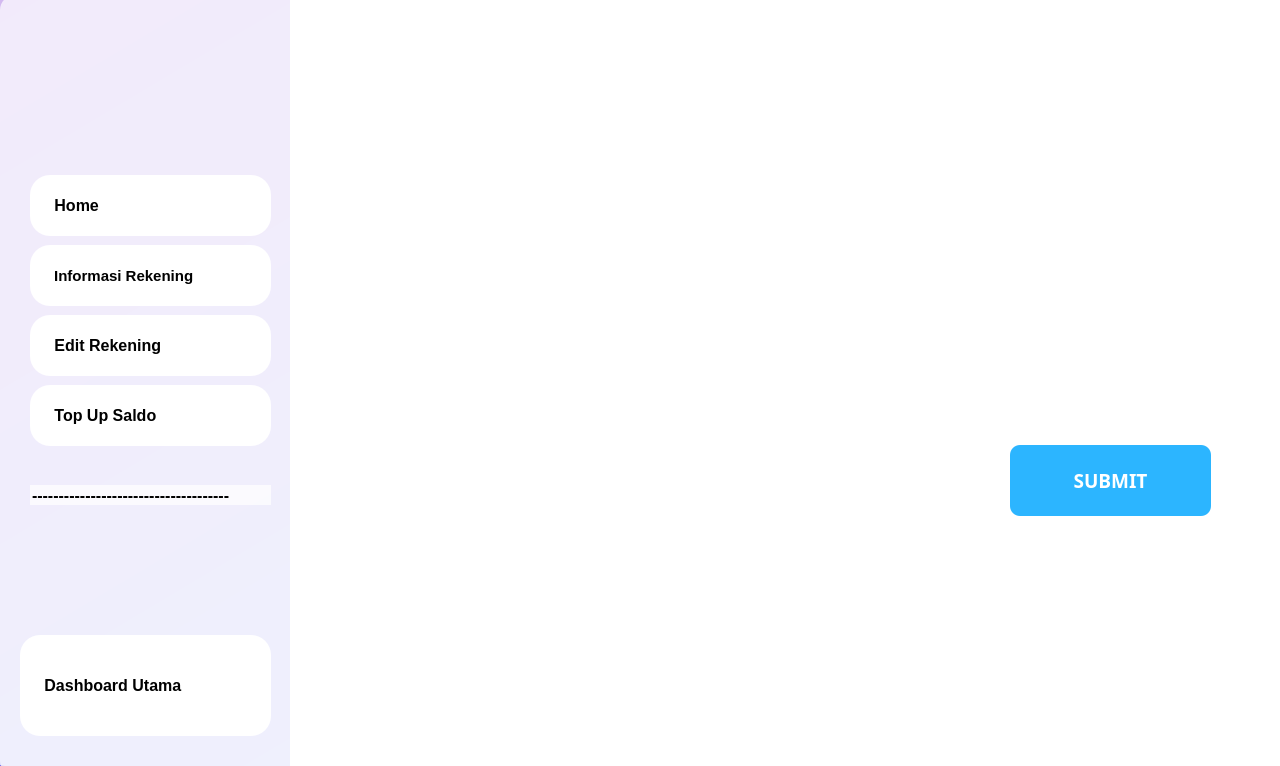
<?xml version="1.0" encoding="UTF-8"?>
<ui version="4.0">
 <class>dashboard_rekening_sakapeung</class>
 <widget class="QMainWindow" name="dashboard_rekening_sakapeung">
  <property name="geometry">
   <rect>
    <x>0</x>
    <y>0</y>
    <width>1280</width>
    <height>766</height>
   </rect>
  </property>
  <property name="maximumSize">
   <size>
    <width>1280</width>
    <height>766</height>
   </size>
  </property>
  <property name="windowTitle">
   <string>Dashboard SAKAPEUNG</string>
  </property>
  <property name="styleSheet">
   <string notr="true">background: qlineargradient(x1:0, y1:0, x2:1, y2:1, stop:0 #6a11cb, stop:1 #2575fc);
</string>
  </property>
  <widget class="QWidget" name="centralwidget">
   <widget class="QFrame" name="frame_utama">
    <property name="geometry">
     <rect>
      <x>-10</x>
      <y>-5</y>
      <width>1301</width>
      <height>771</height>
     </rect>
    </property>
    <property name="styleSheet">
     <string notr="true">background-color: rgba(255, 255, 255, 180); /* Transparansi */
border-radius: 15px; /* Membuat sudut melengkung */</string>
    </property>
    <property name="frameShape">
     <enum>QFrame::StyledPanel</enum>
    </property>
    <property name="frameShadow">
     <enum>QFrame::Raised</enum>
    </property>
    <widget class="QStackedWidget" name="stackedWidget">
     <property name="geometry">
      <rect>
       <x>300</x>
       <y>0</y>
       <width>991</width>
       <height>781</height>
      </rect>
     </property>
     <property name="styleSheet">
      <string notr="true">background : white;</string>
     </property>
     <property name="frameShape">
      <enum>QFrame::Box</enum>
     </property>
     <property name="frameShadow">
      <enum>QFrame::Plain</enum>
     </property>
     <property name="currentIndex">
      <number>3</number>
     </property>
     <widget class="QWidget" name="rekening">
      <widget class="QLabel" name="label_2">
       <property name="geometry">
        <rect>
         <x>-294</x>
         <y>2</y>
         <width>1291</width>
         <height>781</height>
        </rect>
       </property>
       <property name="text">
        <string/>
       </property>
       <property name="pixmap">
        <pixmap>dashboard_rekening.png</pixmap>
       </property>
       <property name="scaledContents">
        <bool>true</bool>
       </property>
      </widget>
     </widget>
     <widget class="QWidget" name="lihat_informasi_rekening">
      <widget class="QTextEdit" name="lihat_informasi_rekening_rekening">
       <property name="geometry">
        <rect>
         <x>70</x>
         <y>390</y>
         <width>841</width>
         <height>281</height>
        </rect>
       </property>
       <property name="styleSheet">
        <string notr="true">background : white;
border-radius: 10px;
    font-family: 'Montserrat';
	font-size: 12pt;
    font-weight: bold;</string>
       </property>
       <property name="html">
        <string>&lt;!DOCTYPE HTML PUBLIC &quot;-//W3C//DTD HTML 4.0//EN&quot; &quot;http://www.w3.org/TR/REC-html40/strict.dtd&quot;&gt;
&lt;html&gt;&lt;head&gt;&lt;meta name=&quot;qrichtext&quot; content=&quot;1&quot; /&gt;&lt;style type=&quot;text/css&quot;&gt;
p, li { white-space: pre-wrap; }
&lt;/style&gt;&lt;/head&gt;&lt;body style=&quot; font-family:'Montserrat'; font-size:12pt; font-weight:600; font-style:normal;&quot;&gt;
&lt;p style=&quot;-qt-paragraph-type:empty; margin-top:0px; margin-bottom:0px; margin-left:0px; margin-right:0px; -qt-block-indent:0; text-indent:0px; font-family:'MS Shell Dlg 2'; font-size:7.8pt; font-weight:400;&quot;&gt;&lt;br /&gt;&lt;/p&gt;&lt;/body&gt;&lt;/html&gt;</string>
       </property>
      </widget>
      <widget class="QLineEdit" name="pin_konfirmasi_LIR_input">
       <property name="geometry">
        <rect>
         <x>130</x>
         <y>210</y>
         <width>731</width>
         <height>51</height>
        </rect>
       </property>
       <property name="styleSheet">
        <string notr="true">    border: none;
	border-radius: 0px;
    color: white;
    font-family: 'Montserrat';
    font-weight: bold;
    font-size: 16pt; 
    padding: 5px;
    background: transparent;</string>
       </property>
       <property name="text">
        <string/>
       </property>
       <property name="echoMode">
        <enum>QLineEdit::Password</enum>
       </property>
       <property name="placeholderText">
        <string>masukkan pin anda.....</string>
       </property>
      </widget>
      <widget class="QPushButton" name="submit_pin_LIR">
       <property name="geometry">
        <rect>
         <x>640</x>
         <y>290</y>
         <width>241</width>
         <height>51</height>
        </rect>
       </property>
       <property name="font">
        <font>
         <family>Montserrat</family>
         <pointsize>14</pointsize>
         <weight>75</weight>
         <bold>true</bold>
        </font>
       </property>
       <property name="styleSheet">
        <string notr="true">QPushButton {
    background-color: rgb(44, 181, 255);
    color: white;
    border-radius: 10px;
	font-family: 'Montserrat';
    font-weight: bold;
    font-size: 14pt; 
    padding: 8px;
}
QPushButton:hover {
    background-color: #0056b3;
}
</string>
       </property>
       <property name="text">
        <string>Submit</string>
       </property>
      </widget>
      <widget class="QLabel" name="label_3">
       <property name="geometry">
        <rect>
         <x>-294</x>
         <y>2</y>
         <width>1291</width>
         <height>771</height>
        </rect>
       </property>
       <property name="text">
        <string/>
       </property>
       <property name="pixmap">
        <pixmap>dashboard_rekening_pin.png</pixmap>
       </property>
       <property name="scaledContents">
        <bool>true</bool>
       </property>
      </widget>
      <zorder>label_3</zorder>
      <zorder>lihat_informasi_rekening_rekening</zorder>
      <zorder>pin_konfirmasi_LIR_input</zorder>
      <zorder>submit_pin_LIR</zorder>
     </widget>
     <widget class="QWidget" name="edit_informasi_rekening">
      <widget class="QLineEdit" name="pin_konfirmasi_no_rekening_input">
       <property name="geometry">
        <rect>
         <x>90</x>
         <y>120</y>
         <width>801</width>
         <height>51</height>
        </rect>
       </property>
       <property name="styleSheet">
        <string notr="true">    border: none;
	border-radius: 0px;
    color: white;
    font-family: 'Montserrat';
    font-weight: bold;
    font-size: 16pt; 
    padding: 5px;
    background: transparent;</string>
       </property>
       <property name="text">
        <string/>
       </property>
       <property name="echoMode">
        <enum>QLineEdit::Password</enum>
       </property>
       <property name="placeholderText">
        <string>masukkan pin anda.....</string>
       </property>
      </widget>
      <widget class="QPushButton" name="submit_ganti_nomor_rekening">
       <property name="geometry">
        <rect>
         <x>670</x>
         <y>270</y>
         <width>241</width>
         <height>41</height>
        </rect>
       </property>
       <property name="font">
        <font>
         <family>Montserrat</family>
         <pointsize>12</pointsize>
         <weight>75</weight>
         <bold>true</bold>
        </font>
       </property>
       <property name="styleSheet">
        <string notr="true">QPushButton {
    background-color: rgb(44, 181, 255);
    color: white;
    border-radius: 10px;
	font-family: 'Montserrat';
    font-weight: bold;
    font-size: 12pt; 
    padding: 8px;
}
QPushButton:hover {
    background-color: #0056b3;
}
</string>
       </property>
       <property name="text">
        <string>Ganti Nomor Rekening</string>
       </property>
      </widget>
      <widget class="QLineEdit" name="nomor_rekening_baru_input">
       <property name="geometry">
        <rect>
         <x>90</x>
         <y>200</y>
         <width>811</width>
         <height>51</height>
        </rect>
       </property>
       <property name="styleSheet">
        <string notr="true">    border: none;
	border-radius: 0px;
    color: white;
    font-family: 'Montserrat';
    font-weight: bold;
    font-size: 16pt; 
    padding: 5px;
    background: transparent;</string>
       </property>
       <property name="text">
        <string/>
       </property>
       <property name="placeholderText">
        <string>masukkan nomor rekening anda.....</string>
       </property>
      </widget>
      <widget class="QLineEdit" name="pin_baru_input">
       <property name="geometry">
        <rect>
         <x>90</x>
         <y>490</y>
         <width>801</width>
         <height>61</height>
        </rect>
       </property>
       <property name="styleSheet">
        <string notr="true">    border: none;
	border-radius: 0px;
    color: white;
    font-family: 'Montserrat';
    font-weight: bold;
    font-size: 16pt; 
    padding: 5px;
    background: transparent;</string>
       </property>
       <property name="text">
        <string/>
       </property>
       <property name="placeholderText">
        <string>masukkan pin baru anda.....</string>
       </property>
      </widget>
      <widget class="QLineEdit" name="konfirmasi_pin_baru_input">
       <property name="geometry">
        <rect>
         <x>90</x>
         <y>580</y>
         <width>801</width>
         <height>51</height>
        </rect>
       </property>
       <property name="styleSheet">
        <string notr="true">    border: none;
	border-radius: 0px;
    color: white;
    font-family: 'Montserrat';
    font-weight: bold;
    font-size: 16pt; 
    padding: 5px;
    background: transparent;</string>
       </property>
       <property name="text">
        <string/>
       </property>
       <property name="placeholderText">
        <string>masukkan ulang pin baru anda.....</string>
       </property>
      </widget>
      <widget class="QLineEdit" name="pin_konfirmasi_pin_input">
       <property name="geometry">
        <rect>
         <x>90</x>
         <y>410</y>
         <width>801</width>
         <height>51</height>
        </rect>
       </property>
       <property name="styleSheet">
        <string notr="true">    border: none;
	border-radius: 0px;
    color: white;
    font-family: 'Montserrat';
    font-weight: bold;
    font-size: 16pt; 
    padding: 5px;
    background: transparent;</string>
       </property>
       <property name="text">
        <string/>
       </property>
       <property name="echoMode">
        <enum>QLineEdit::Password</enum>
       </property>
       <property name="placeholderText">
        <string>masukkan pin anda.....</string>
       </property>
      </widget>
      <widget class="QPushButton" name="submit_ganti_pin">
       <property name="geometry">
        <rect>
         <x>670</x>
         <y>650</y>
         <width>241</width>
         <height>41</height>
        </rect>
       </property>
       <property name="font">
        <font>
         <family>Montserrat</family>
         <pointsize>14</pointsize>
         <weight>75</weight>
         <bold>true</bold>
        </font>
       </property>
       <property name="styleSheet">
        <string notr="true">QPushButton {
    background-color: rgb(44, 181, 255);
    color: white;
    border-radius: 10px;
	font-family: 'Montserrat';
    font-weight: bold;
    font-size: 14pt; 
    padding: 8px;
}
QPushButton:hover {
    background-color: #0056b3;
}
</string>
       </property>
       <property name="text">
        <string>Ganti Pin</string>
       </property>
      </widget>
      <widget class="QLabel" name="label_5">
       <property name="geometry">
        <rect>
         <x>-294</x>
         <y>2</y>
         <width>1291</width>
         <height>771</height>
        </rect>
       </property>
       <property name="text">
        <string/>
       </property>
       <property name="pixmap">
        <pixmap>dashboard_rekening_edit.png</pixmap>
       </property>
       <property name="scaledContents">
        <bool>true</bool>
       </property>
      </widget>
      <zorder>label_5</zorder>
      <zorder>pin_konfirmasi_no_rekening_input</zorder>
      <zorder>submit_ganti_nomor_rekening</zorder>
      <zorder>nomor_rekening_baru_input</zorder>
      <zorder>pin_baru_input</zorder>
      <zorder>konfirmasi_pin_baru_input</zorder>
      <zorder>pin_konfirmasi_pin_input</zorder>
      <zorder>submit_ganti_pin</zorder>
     </widget>
     <widget class="QWidget" name="top_up">
      <widget class="QLineEdit" name="pin_konfirmasi_TU_input">
       <property name="geometry">
        <rect>
         <x>90</x>
         <y>240</y>
         <width>731</width>
         <height>51</height>
        </rect>
       </property>
       <property name="styleSheet">
        <string notr="true">    border: none;
	border-radius: 0px;
    color: white;
    font-family: 'Montserrat';
    font-weight: bold;
    font-size: 16pt; 
    padding: 5px;
    background: transparent;</string>
       </property>
       <property name="text">
        <string/>
       </property>
       <property name="echoMode">
        <enum>QLineEdit::Password</enum>
       </property>
       <property name="placeholderText">
        <string>masukkan pin anda.....</string>
       </property>
      </widget>
      <widget class="QPushButton" name="submit_saldo_topup">
       <property name="geometry">
        <rect>
         <x>720</x>
         <y>450</y>
         <width>201</width>
         <height>71</height>
        </rect>
       </property>
       <property name="font">
        <font>
         <family>Montserrat</family>
         <pointsize>14</pointsize>
         <weight>75</weight>
         <bold>true</bold>
        </font>
       </property>
       <property name="styleSheet">
        <string notr="true">QPushButton {
    background-color: rgb(44, 181, 255);
    color: white;
    border-radius: 10px;
	font-family: 'Montserrat';
    font-weight: bold;
    font-size: 14pt; 
    padding: 8px;
}
QPushButton:hover {
    background-color: #0056b3;
}
</string>
       </property>
       <property name="text">
        <string>SUBMIT</string>
       </property>
      </widget>
      <widget class="QLineEdit" name="Saldo_topup_input">
       <property name="geometry">
        <rect>
         <x>90</x>
         <y>350</y>
         <width>801</width>
         <height>51</height>
        </rect>
       </property>
       <property name="styleSheet">
        <string notr="true">    border: none;
	border-radius: 0px;
    color: white;
    font-family: 'Montserrat';
    font-weight: bold;
    font-size: 16pt; 
    padding: 5px;
    background: transparent;</string>
       </property>
       <property name="text">
        <string/>
       </property>
       <property name="placeholderText">
        <string>masukkan jumlah saldo yang akan di top up.....</string>
       </property>
      </widget>
      <widget class="QLabel" name="label_4">
       <property name="geometry">
        <rect>
         <x>-294</x>
         <y>2</y>
         <width>1291</width>
         <height>771</height>
        </rect>
       </property>
       <property name="text">
        <string/>
       </property>
       <property name="pixmap">
        <pixmap>topup.png</pixmap>
       </property>
       <property name="scaledContents">
        <bool>true</bool>
       </property>
      </widget>
      <zorder>label_4</zorder>
      <zorder>pin_konfirmasi_TU_input</zorder>
      <zorder>submit_saldo_topup</zorder>
      <zorder>Saldo_topup_input</zorder>
     </widget>
    </widget>
    <widget class="QPushButton" name="home_button">
     <property name="geometry">
      <rect>
       <x>40</x>
       <y>180</y>
       <width>241</width>
       <height>61</height>
      </rect>
     </property>
     <property name="mouseTracking">
      <bool>true</bool>
     </property>
     <property name="tabletTracking">
      <bool>true</bool>
     </property>
     <property name="styleSheet">
      <string notr="true">QPushButton {
    background-color: white;
    color: black;
    border: none;
    padding: 10px 20px;
    text-align: left;
    border-radius: 20px;
    font-family: 'Montserrat';
	font-size: 12pt;
    font-weight: bold;
}

QPushButton:hover {
    background-color: #1A73E8;
    color: white; /* Warna biru Google */
    border-radius: 30px;
	font-size: 14pt;	

}

QPushButton:pressed {
    background-color: #1A73E8;
    color: white; /* Warna biru Google */
    border-radius: 35px;
}

</string>
     </property>
     <property name="text">
      <string> Home</string>
     </property>
     <property name="icon">
      <iconset>
       <normaloff>../../../SAKAPEUNGAPP/ui/home.png</normaloff>../../../SAKAPEUNGAPP/ui/home.png</iconset>
     </property>
     <property name="iconSize">
      <size>
       <width>32</width>
       <height>32</height>
      </size>
     </property>
    </widget>
    <widget class="QPushButton" name="lihat_informasi_rekening_button">
     <property name="geometry">
      <rect>
       <x>40</x>
       <y>250</y>
       <width>241</width>
       <height>61</height>
      </rect>
     </property>
     <property name="mouseTracking">
      <bool>true</bool>
     </property>
     <property name="tabletTracking">
      <bool>true</bool>
     </property>
     <property name="styleSheet">
      <string notr="true">QPushButton {
    background-color: white;
    color: black;
    border: none;
    padding: 10px 20px;
    text-align: left;
    border-radius: 20px;
    font-family: 'Montserrat';
	font-size: 11pt;
    font-weight: bold;
}

QPushButton:hover {
    background-color: #1A73E8;
    color: white; /* Warna biru Google */
    border-radius: 30px;
	font-size: 14pt;	

}

QPushButton:pressed {
    background-color: #1A73E8;
    color: white; /* Warna biru Google */
    border-radius: 35px;
}

</string>
     </property>
     <property name="text">
      <string> Informasi Rekening</string>
     </property>
     <property name="icon">
      <iconset>
       <normaloff>../../../SAKAPEUNGAPP/ui/liatrek.png</normaloff>../../../SAKAPEUNGAPP/ui/liatrek.png</iconset>
     </property>
     <property name="iconSize">
      <size>
       <width>32</width>
       <height>32</height>
      </size>
     </property>
    </widget>
    <widget class="QPushButton" name="edit_informasi_rekening_button">
     <property name="geometry">
      <rect>
       <x>40</x>
       <y>320</y>
       <width>241</width>
       <height>61</height>
      </rect>
     </property>
     <property name="mouseTracking">
      <bool>true</bool>
     </property>
     <property name="tabletTracking">
      <bool>true</bool>
     </property>
     <property name="styleSheet">
      <string notr="true">QPushButton {
    background-color: white;
    color: black;
    border: none;
    padding: 10px 20px;
    text-align: left;
    border-radius: 20px;
    font-family: 'Montserrat';
	font-size: 12pt;
    font-weight: bold;
}

QPushButton:hover {
    background-color: #1A73E8;
    color: white; /* Warna biru Google */
    border-radius: 30px;
	font-size: 14pt;	

}

QPushButton:pressed {
    background-color: #1A73E8;
    color: white; /* Warna biru Google */
    border-radius: 35px;
}

</string>
     </property>
     <property name="text">
      <string> Edit Rekening</string>
     </property>
     <property name="icon">
      <iconset>
       <normaloff>../../../SAKAPEUNGAPP/ui/editwallet.png</normaloff>../../../SAKAPEUNGAPP/ui/editwallet.png</iconset>
     </property>
     <property name="iconSize">
      <size>
       <width>32</width>
       <height>32</height>
      </size>
     </property>
    </widget>
    <widget class="QPushButton" name="top_up_button">
     <property name="geometry">
      <rect>
       <x>40</x>
       <y>390</y>
       <width>241</width>
       <height>61</height>
      </rect>
     </property>
     <property name="mouseTracking">
      <bool>true</bool>
     </property>
     <property name="tabletTracking">
      <bool>true</bool>
     </property>
     <property name="styleSheet">
      <string notr="true">QPushButton {
    background-color: white;
    color: black;
    border: none;
    padding: 10px 20px;
    text-align: left;
    border-radius: 20px;
    font-family: 'Montserrat';
	font-size: 12pt;
    font-weight: bold;
}

QPushButton:hover {
    background-color: #1A73E8;
    color: white; /* Warna biru Google */
    border-radius: 30px;
	font-size: 14pt;	

}

QPushButton:pressed {
    background-color: #1A73E8;
    color: white; /* Warna biru Google */
    border-radius: 35px;
}

</string>
     </property>
     <property name="text">
      <string> Top Up Saldo</string>
     </property>
     <property name="icon">
      <iconset>
       <normaloff>../../../SAKAPEUNGAPP/ui/wallettopup.png</normaloff>../../../SAKAPEUNGAPP/ui/wallettopup.png</iconset>
     </property>
     <property name="iconSize">
      <size>
       <width>36</width>
       <height>36</height>
      </size>
     </property>
    </widget>
    <widget class="QPushButton" name="kembali_button">
     <property name="geometry">
      <rect>
       <x>30</x>
       <y>640</y>
       <width>251</width>
       <height>101</height>
      </rect>
     </property>
     <property name="mouseTracking">
      <bool>true</bool>
     </property>
     <property name="tabletTracking">
      <bool>true</bool>
     </property>
     <property name="styleSheet">
      <string notr="true">QPushButton {
    background-color: white;
    color: black;
    border: none;
    padding: 10px 20px;
    text-align: left;
    border-radius: 20px;
    font-family: 'Montserrat';
	font-size: 12pt;
    font-weight: bold;
}

QPushButton:hover {
    background-color: #1A73E8;
    color: white; /* Warna biru Google */
    border-radius: 30px;
	font-size: 14pt;	

}

QPushButton:pressed {
    background-color: #1A73E8;
    color: white; /* Warna biru Google */
    border-radius: 35px;
}

</string>
     </property>
     <property name="text">
      <string> Dashboard Utama</string>
     </property>
     <property name="icon">
      <iconset>
       <normaloff>../../../SAKAPEUNGAPP/ui/dashboard.png</normaloff>../../../SAKAPEUNGAPP/ui/dashboard.png</iconset>
     </property>
     <property name="iconSize">
      <size>
       <width>32</width>
       <height>32</height>
      </size>
     </property>
    </widget>
    <widget class="QLabel" name="label">
     <property name="geometry">
      <rect>
       <x>10</x>
       <y>0</y>
       <width>1281</width>
       <height>781</height>
      </rect>
     </property>
     <property name="text">
      <string/>
     </property>
     <property name="pixmap">
      <pixmap>0.png</pixmap>
     </property>
     <property name="scaledContents">
      <bool>true</bool>
     </property>
    </widget>
    <widget class="QLineEdit" name="lineEdit">
     <property name="geometry">
      <rect>
       <x>40</x>
       <y>490</y>
       <width>241</width>
       <height>20</height>
      </rect>
     </property>
     <property name="styleSheet">
      <string notr="true">	font-family: 'Montserrat';
	font-size: 12pt;
    font-weight: bold;</string>
     </property>
     <property name="text">
      <string>-------------------------------------</string>
     </property>
    </widget>
    <zorder>label</zorder>
    <zorder>stackedWidget</zorder>
    <zorder>home_button</zorder>
    <zorder>lihat_informasi_rekening_button</zorder>
    <zorder>edit_informasi_rekening_button</zorder>
    <zorder>top_up_button</zorder>
    <zorder>kembali_button</zorder>
    <zorder>lineEdit</zorder>
   </widget>
  </widget>
 </widget>
 <resources/>
 <connections/>
</ui>
